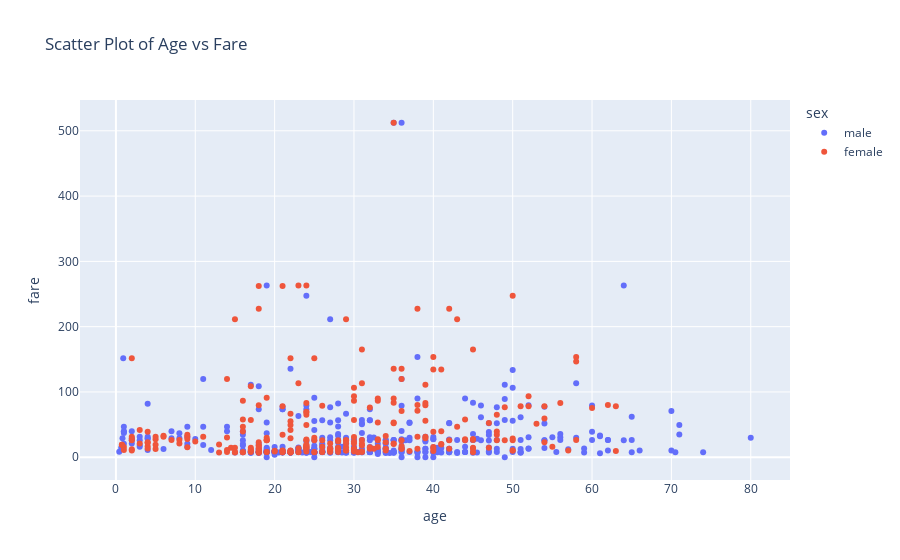

The notebook cell this image was saved under:
### Code cell
# Scatter plot interactive
fig = px.scatter(df, x="age", y="fare", color="sex", title='Scatter Plot of Age vs Fare')
fig.show()

### Figure 1 — Plotly figure (JSON) as saved in the notebook; plotly's stock layout.template omitted (floating-point values rounded to 4 significant figures; data arrays with more than 128 entries replaced by an {"elided": "..."} marker saying what was removed)
{"data": [{"hovertemplate": "sex=male<br>age=%{x}<br>fare=%{y}<extra></extra>", "legendgroup": "male", "marker": {"color": "#636efa", "symbol": "circle"}, "mode": "markers", "name": "male", "orientation": "v", "showlegend": true, "type": "scatter", "x": {"elided": "577 float values"}, "xaxis": "x", "y": {"elided": "577 float values"}, "yaxis": "y"}, {"hovertemplate": "sex=female<br>age=%{x}<br>fare=%{y}<extra></extra>", "legendgroup": "female", "marker": {"color": "#EF553B", "symbol": "circle"}, "mode": "markers", "name": "female", "orientation": "v", "showlegend": true, "type": "scatter", "x": {"elided": "314 float values"}, "xaxis": "x", "y": {"elided": "314 float values"}, "yaxis": "y"}], "layout": {"legend": {"title": {"text": "sex"}, "tracegroupgap": 0}, "title": {"text": "Scatter Plot of Age vs Fare"}, "xaxis": {"anchor": "y", "domain": [0, 1], "title": {"text": "age"}}, "yaxis": {"anchor": "x", "domain": [0, 1], "title": {"text": "fare"}}}}
